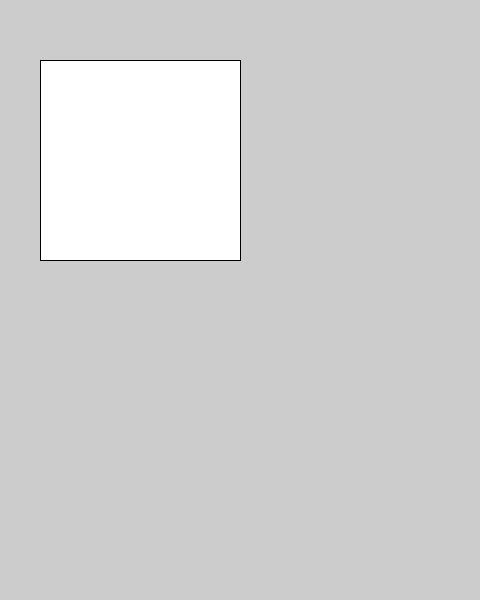
Frame 1 (no input)
Frame 60 (the mouse pressed at the canvas centre just before this capture): identical to frame 1, image omitted
Frame 120 (the mouse held since frame 60 and released just before this capture): identical to frame 1, image omitted

The Processing sketch that drew this single still picture (run headless with seeded random() and noise(); from frame 60 on, the mouse is pressed at the canvas centre):

// Processing sketch: Process
// ── Process.pde
void setup()
{
  size(480, 600);
}

void draw()
{
  rect(40, 60, 200, 200);
  
}
